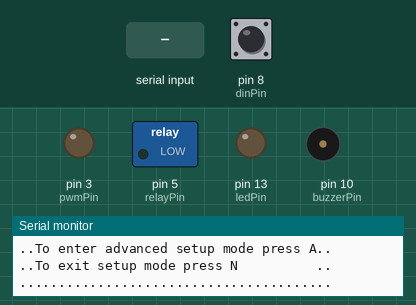
Recording of a sketch running on a simulated Arduino Uno, built with avr-gcc and run on an emulated ATmega328P. On the bench: switched loads named in the sketch (green lamp = pin HIGH), output pins drawn as LEDs (lit = HIGH), buzzer (waves = sounding, pin HIGH), the last lines printed to the serial monitor. The inputs (shaded band) are chosen by the test bench; at power-on: pin 8 (dinPin) HIGH. EEPROM starts erased.

Above: at 1.5 s.
1.6 s: pin 8 (dinPin) pulled LOW for 0.15 s
At 2.0 s:
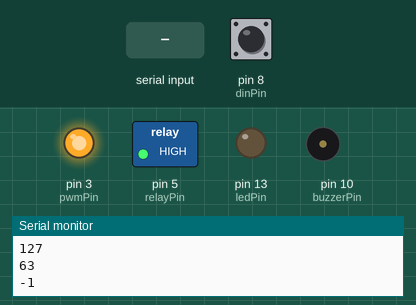
3.6 s: "A\n" received over Serial
At 5.1 s:
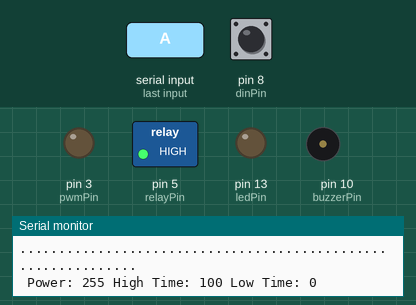
5.4 s: byte 110 (110) received over Serial
At 6.2 s:
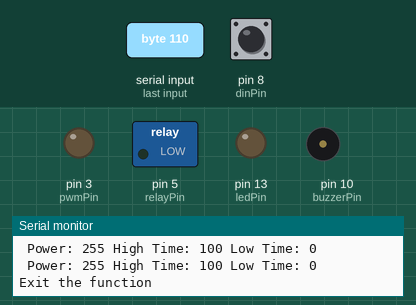
8.4 s: byte 13 (13) received over Serial
At 9.8 s:
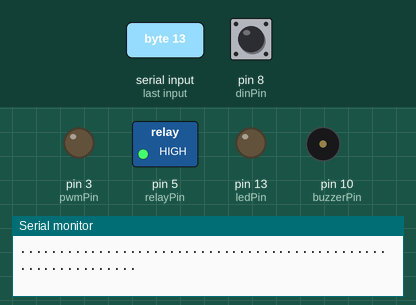
Timing chart, 0 to 11.4 s (numbered marks = the images above; inputs shaded):
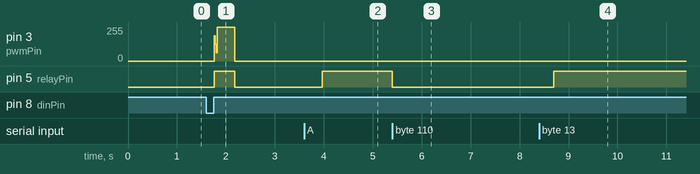

Measured:
- after the input at 1.6 s, pin 3 (pwmPin): 0/255 → 255/255 after 0.16 s, → 0/255 0.42 s later; pin 5 (relayPin): LOW → HIGH after 0.16 s, → LOW 0.42 s later
- after the input at 3.6 s, pin 5 (relayPin): LOW → HIGH after 0.37 s
- after the input at 5.4 s, pin 5 (relayPin): HIGH → LOW at once
- after the input at 8.4 s, pin 5 (relayPin): LOW → HIGH after 0.30 s

The sketch:

dinamic_limiter.ino
```cpp
bool setupModeActive = 0;

int pwmSetup = 255;

unsigned long lowModeSetup = 50;


#include <EEPROM.h>
#include <Arduino.h>


int dinPin = 8;
int ledPin = 13;
int relayPin = 5;
int buzzerPin = 10;
int pwmPin = 3;
int resetPin = 11;


int pwmConfig;
int pwmReduce;
long configDelay;
long configDelay1;


int ledState = LOW;

int pwmPower = 255;

bool switchMode = 0;

bool eepromCheck = 0;
int configPwm = 0;
unsigned long configDelayLow = 0;
unsigned long configDelayHigh = 0;

bool signalPath[9] = {0, 0, 0, 0, 0, 0, 0, 0};
bool overSpeedMode = 0;
bool slowDownMode = 0;
bool relayState = 0;

unsigned long signalTimeSet = 0;
unsigned long signalDelay = 10;
unsigned long offTime = 400;
unsigned long blinkTimeSet = 0;
unsigned long blinkInterval;
unsigned long blinkTimeHigh = 1500;
unsigned long blinkTimeLow = 1500;
unsigned long overSpeedTimeSet = 0;
unsigned long slowDownTime = 100;
unsigned long overSpeedTime = 0;
unsigned long pwmTimeSet = 0;
unsigned long pwmInterval = 20;
unsigned long pwmDelay = 0;
unsigned long pwmDelaySet = 0;

void setup() {
  // put your setup code here, to run once:
  digitalWrite(resetPin,HIGH);
  delay(200);
  Serial.begin(9600);
  Serial.setTimeout(10);
  pinMode(dinPin, INPUT_PULLUP);
  pinMode(ledPin, OUTPUT);
  pinMode(buzzerPin, OUTPUT);
  pinMode(relayPin, OUTPUT);
  digitalWrite(relayPin, LOW);

  Serial.println(F("bootUp"));
  bootUp();
  setPwmFrequency(3, 128);

}

void loop() {
  // put your main code here, to run repeatedly:

  setupMode(); // კონფიგურაციის რეჟიმი

  //setupModeTest();

  readSignal(); // ციფრულ შესასვლელზე dinPin ზე შემოსული სიგნალის წაკითხვა - შეერთებულია ტელტონიკაზე

  //printArray(); // სიგნალების ერრის დაბეჭდვა ბოლო რვა მონაცემის

  overSpeed(); // გადამოწმება თუ ტელტონიკა მუშაობს სწორედ და გადაჭარბების სიგნალი მოდის

  //blinkLed(); // თუ სიჩქარის გადაჭარბება დაფიქსირდა ჩართოს ბიპერი და ლედ ნათურა

  slowDown(); // სიჩქარის შენელება 15 წამის შემდგომ

}

void(* resetFunc) (void) = 0;


void bootUp() {

  Serial.println(F("Booting Up"));
  EEPROMCheck();
  if ( eepromCheck ) {

    configPwm = EEPROMReadint(0);
    configDelayLow = EEPROMReadlong(2);
    configDelayHigh = EEPROMReadlong(6);
    pwmReduce = (255 - configPwm) / 4 ;
    Serial.println(configPwm);
    Serial.println(configDelayLow);
    Serial.println(configDelayHigh);
    Serial.println(pwmReduce);
    Serial.println(F("Bootup Procces Succsesful!"));

  }

  else {

    Serial.println(F("Bootup Procces Failed!"));
    Serial.println(F("Configuring Default Mode!"));
    defaultMode();

  }

}

void defaultMode() {

  configPwm = 130;
  configDelayLow = 50;
  configDelayHigh = 50;
  pwmReduce = 25;
  Serial.println(F("Default Mode Configured!"));

}

void reboot() {
  Serial.println(F("restart Device"));
  resetFunc();
  digitalWrite(resetPin, LOW);
  delay(200);
  Serial.println(F("this never happens"));
}

//  Configuration Mode


void setupMode() {

  if ( Serial && setupModeActive != 1) {
    Serial.println(F("........................................"));
    Serial.println(F("..You entered the setup mode!         .."));
    Serial.println(F("..to Enter Easy Setup Mode Press ENTER.."));
    Serial.println(F("..To enter advanced setup mode press A.."));
    Serial.println(F("..To exit setup mode press N          .."));
    Serial.println(F("........................................"));


    setupModeActive = 1;

  }

  if (!Serial) {
    setupModeActive = 0;
  }


  if (Serial.available()) {
    int j = Serial.read();

    switch ( j ) {
      case 110:
        Serial.println(F("Exit the function"));
        break;

      case 78:
        Serial.println(F("Exit the function"));
        break;

      case 13:
        Serial.println(F("You Entered Easy Setup Mode"));
        easySetup();
        pwmPower = 255;
        break;

      case 65:
        Serial.println(F("You Entered Advanced Setup Mode"));
        advancedSetup();
        pwmPower = 255;
        break;

      case 97:
        Serial.println(F("You Entered Advanced Setup Mode"));
        advancedSetup();
        pwmPower = 255;
        break;

      default:
        Serial.println(F("You Entered Incorrect Charecter"));
        break;

    }
  }
}


void advancedSetup() {
  Serial.println(F(".............................................................."));
  Serial.println(F("..You Entered Advanced Setup Mode                           .."));
  Serial.println(F("..For Lowering Engine Power press L for higening press H    .."));
  Serial.println(F("..For Lowering Engine Power press L for higening press H    .."));
  Serial.println(F("..Press Enter To Save The Setup Or Press N To Exit The Setup.."));
  Serial.println(F(".............................................................."));

  int power = 100;

  int pwmValue = 255;

  bool active = 0;

  while ( active == 0 ) {


    engineTest( pwmValue , (100 - power) , power );
    digitalWrite(relayPin , HIGH);

    if ( Serial.available() ) {

      int i = Serial.read();

      switch ( i ) {
        case 100:
          power -= 1;
          break;

        case 68:
          power -= 1;
          break;

        case 97:
          power += 1;
          break;

        case 65:
          power += 1;
          break;

        case 83:
          pwmValue -= 1;
          break;

        case 115:
          pwmValue -= 1;
          break;

        case 87:
          pwmValue += 1;
          break;

        case 119:
          pwmValue += 1;
          break;
      }

      if ( power < 1 ) {
        power = 1;
      }

      if ( power > 100 ) {
        power = 100;
      }

      if ( pwmValue < 1 ) {
        pwmValue = 1;
      }

      if ( pwmValue > 255 ) {
        pwmValue = 255;
      }

      Serial.print(F(" Power: "));
      Serial.print(pwmValue);
      Serial.print(F(" High Time: "));
      Serial.print(power);
      Serial.print(F(" Low Time: "));
      Serial.println((100 - power));


      switch ( i ) {
        case 110:
          Serial.println(F("Exit the function"));
          engineTest( 0 , 100 , 0 );
          digitalWrite(relayPin , LOW);
          active = 1;
          break;

        case 78:
          Serial.println(F("Exit the function"));
          engineTest( 0 , 100 , 0 );
          digitalWrite(relayPin , LOW);
          active = 1;
          break;

        case 13:
          Serial.println(F("PWM power saved, entering next stage"));
          engineTest( 0 , 100 , 0 );
          digitalWrite(relayPin , LOW);
          saveConfiguration( pwmValue , 100 - power , power );
          active = 1;
          break;
      }
    }
  }
}


void easySetup() {
  Serial.println(F(".............................................................."));
  Serial.println(F("..You Entered Easy Setup Mode                               .."));
  Serial.println(F("..For Lowering Engine Power press L for higening press H    .."));
  Serial.println(F("..Press Enter To Save The Setup Or Press N To Exit The Setup.."));
  Serial.println(F(".............................................................."));

  int power = 100;

  bool active = 0;

  while ( active == 0 ) {


    engineTest( 120 , (100 - power) , power );
    digitalWrite(relayPin , HIGH);

    if ( Serial.available() ) {

      int i = Serial.read();

      switch ( i ) {
        case 83:
          power -= 1;
          break;

        case 115:
          power -= 1;
          break;

        case 87:
          power += 1;
          break;

        case 119:
          power += 1;
          break;
      }

      if ( power <= 1 ) {
        power = 1;
      }

      if ( power > 100 ) {
        power = 100;
      }

      Serial.print( power );
      Serial.println(F( " % " ));

      switch ( i ) {
        case 110:
          Serial.println(F("Exit the function"));
          engineTest( 0 , 100 , 0 );
          digitalWrite(relayPin , LOW);
          active = 1;
          break;

        case 78:
          Serial.println(F("Exit the function"));
          engineTest( 0 , 100 , 0 );
          digitalWrite(relayPin , LOW);
          active = 1;
          break;

        case 13:
          Serial.println(F("PWM power saved, entering next stage"));
          engineTest( 0 , 100 , 0 );
          digitalWrite(relayPin , LOW);
          saveConfiguration( 120 , 100 - power , power );
          active = 1;
          break;
      }
    }
  }
}


void engineTest( int power, long delayLow, long delayHigh ) {

  if ( millis() > ( pwmDelaySet + pwmDelay )) {
    pwmDelaySet = millis();

    if ( pwmPower > 0 ) {
      pwmPower = 0;
      pwmDelay = delayLow;
    }

    else {
      pwmPower = power;
      pwmDelay = delayHigh;
    }

    analogWrite(pwmPin, pwmPower);

  }
}

//  Configuration Mode End


//  EEPROM CODE

void saveConfiguration( int value1 , long value2 , long value3 ) {
  EEPROMWriteint( 0 , value1);
  EEPROMWritelong( 2 , value2);
  EEPROMWritelong( 6 , value3);

  EEPROMCheck();

  int checkOne = EEPROMReadint( 0 );
  long checkTwo = EEPROMReadlong( 2 );
  long checkThree = EEPROMReadlong( 6 );

  if ( checkOne == value1 && checkTwo == value2 && checkThree && eepromCheck ) {

    Serial.println("Write Succsesful");
    reboot();
  }

  else {
    Serial.println("ERROR");
    Serial.println("Rebooting Device");

    Serial.println("No Configuration Saved");
    Serial.println("Please Try Again Later");

    reboot();

  }
}


void EEPROMCheck() {
  //Print length of data to run CRC on.
  Serial.print("EEPROM length: ");
  Serial.println(EEPROM.length());

  //Print the result of calling eeprom_crc()
  Serial.print("CRC32 of EEPROM data: 0x");
  Serial.println(eeprom_crc(), HEX);
  Serial.print("CRC32 of EEPROM data in Decimal: ");
  Serial.println(eeprom_crc());

  int address = EEPROM.length() - 4;
  unsigned long calc = eeprom_crc();
  Serial.println(calc);
  EEPROMWritelong( address , eeprom_crc() );

  unsigned long check = EEPROMReadlong( address );
  Serial.println(check);

  if ( check == calc ) {
    Serial.println("EEPROM CHECK");
    eepromCheck = 1;
  }
  else {
    Serial.println("EEPROM DATA CORRUPTED");
    eepromCheck = 0;
    Serial.println("No Configuration Saved");
    Serial.println("Please Try Again Later");
    Serial.println("Setup Default Mode");
  }
}

//This function will write a 2 byte (16bit) long to the eeprom at
//the specified address to address + 2.
void EEPROMWriteint(int address, int value)
{
  //Decomposition from a long to 2 bytes by using bitshift.
  //One = Most significant -> Four = Least significant byte
  byte four = (value & 0xFF);
  byte three = ((value >> 8) & 0xFF);
  //      byte two = ((value >> 16) & 0xFF);
  //      byte one = ((value >> 24) & 0xFF);

  //Write the 2 bytes into the eeprom memory.
  EEPROM.write(address, four);
  EEPROM.write(address + 1, three);
  //      EEPROM.write(address + 2, two);
  //      EEPROM.write(address + 3, one);
}

//This function will return a 4 byte (32bit) long from the eeprom
//at the specified address to address + 3.
int EEPROMReadint(int address)
{
  //Read the 4 bytes from the eeprom memory.
  //      int four = EEPROM.read(address);
  //      int three = EEPROM.read(address + 1);
  int two = EEPROM.read(address);
  int one = EEPROM.read(address + 1);

  //Return the recomposed long by using bitshift.
  return ((two << 0) & 0xFF) + ((one << 8) & 0xFFFF);
}

unsigned long EEPROMReadlong(int address)
{
  //Read the 4 bytes from the eeprom memory.
  long four = EEPROM.read(address);
  long three = EEPROM.read(address + 1);
  long two = EEPROM.read(address + 2);
  long one = EEPROM.read(address + 3);

  //Return the recomposed long by using bitshift.
  return ((four << 0) & 0xFF) + ((three << 8) & 0xFFFF) + ((two << 16) & 0xFFFFFF) + ((one << 24) & 0xFFFFFFFF);
}

//This function will write a 4 byte (32bit) long to the eeprom at
//the specified address to address + 3.
void EEPROMWritelong(int address, unsigned long value)
{
  //Decomposition from a long to 4 bytes by using bitshift.
  //One = Most significant -> Four = Least significant byte
  byte four = (value & 0xFF);
  byte three = ((value >> 8) & 0xFF);
  byte two = ((value >> 16) & 0xFF);
  byte one = ((value >> 24) & 0xFF);

  //Write the 4 bytes into the eeprom memory.
  EEPROM.write(address, four);
  EEPROM.write(address + 1, three);
  EEPROM.write(address + 2, two);
  EEPROM.write(address + 3, one);
}

unsigned long eeprom_crc(void) {

  const unsigned long crc_table[16] = {
    0x00000000, 0x1db71064, 0x3b6e20c8, 0x26d930ac,
    0x76dc4190, 0x6b6b51f4, 0x4db26158, 0x5005713c,
    0xedb88320, 0xf00f9344, 0xd6d6a3e8, 0xcb61b38c,
    0x9b64c2b0, 0x86d3d2d4, 0xa00ae278, 0xbdbdf21c
  };

  unsigned long crc = ~0L;

  for (int index = 0 ; index < (EEPROM.length() - 4)  ; ++index) {
    crc = crc_table[(crc ^ EEPROM[index]) & 0x0f] ^ (crc >> 4);
    crc = crc_table[(crc ^ (EEPROM[index] >> 4)) & 0x0f] ^ (crc >> 4);
    crc = ~crc;
  }
  return crc;
}


// EEPROM CODE END


void readSignal() {

  bool reading = !digitalRead(dinPin);

  if (( millis() - signalTimeSet) > signalDelay ) {

    signalTimeSet = millis();

    if ( reading == HIGH ) {
      addArray(1);
    }
    if ( reading == LOW ) {
      addArray(0);
    }
  }
}

void printArray() {

  for ( int i = 0 ; i < 8 ; i++ ) {
    if (i == 0) {
      Serial.println(signalPath[i]);
    }
    if (i != 0 ) {
      Serial.print(signalPath[i]);
    }
  }
}

void addArray(bool x) {

  for ( int i = 0; i < 8 ; i++ ) {
    if ( i != 7 ) {
      signalPath[i] = signalPath[i + 1];
    }
    if ( i == 7 ) {
      signalPath[i] = x;
    }
  }
}

void overSpeed() {

  int chek = 0;
  for ( int i = 0; i < 8 ; i++ ) {
    chek += (int)signalPath[i];
  }

  if ( chek > 5 ) {
    overSpeedMode = 1;
    overSpeedTimeSet = millis();
  }
  if ( chek <= 5 && (millis() - overSpeedTimeSet) > offTime ) {
    overSpeedMode = 0;
  }

  if ( overSpeedMode == 1 && overSpeedTime == 0 ) {
    overSpeedTime = millis();
  }
  if ( overSpeedMode == 0 ) {
    overSpeedTime = 0;
  }

}

void blinkLed() {

  if ( overSpeedMode == 1 ) {


    if (millis() > blinkTimeSet + blinkInterval ) {
      // save the last time you blinked the LED
      blinkTimeSet = millis();

      // if the LED is off turn it on and vice-versa:
      if (ledState == LOW ) {
        blinkInterval = blinkTimeHigh;
        ledState = HIGH;
        tone(buzzerPin, 1000);
      } else {
        blinkInterval = blinkTimeLow;
        ledState = LOW;
        noTone(buzzerPin);
      }

      // set the LED with the ledState of the variable:
      digitalWrite(ledPin, ledState);
    }
  }

  else {
    digitalWrite(ledPin, LOW);
    noTone(buzzerPin);
  }

}

void slowDown() {

  if ( overSpeedMode == 1 && millis() > slowDownTime + overSpeedTime ) {


    if (millis() > pwmInterval + pwmTimeSet && pwmPower > configPwm) {

      pwmTimeSet = millis();

      relayState = HIGH;
      digitalWrite(relayPin, relayState);

      if (pwmPower > configPwm) {
        pwmPower -= pwmReduce;
      }
      if (pwmPower <= configPwm) {
        pwmPower = configPwm;
      }

      analogWrite(pwmPin, pwmPower);
      Serial.println(pwmPower);
    }


    if (millis() > (pwmDelay + pwmDelaySet) && pwmPower <= configPwm) {

      pwmDelaySet = millis();

      if ( pwmPower == configPwm ) {
        pwmPower = 0;
        pwmDelay = configDelayLow;
        Serial.println(" pwm 0 ");
      }
      else {
        pwmPower = configPwm;
        pwmDelay = configDelayHigh;
        Serial.println(" pwm : ");
        Serial.print(pwmPower);
      }


      analogWrite(pwmPin, pwmPower);
    }
  }

  if ( overSpeedMode == 0 ) {
    pwmDelay = configDelayHigh;
    digitalWrite(relayPin, LOW);
    analogWrite(pwmPin, 0);
    pwmPower = 255;
  }
}


void setPwmFrequency(int pin, int divisor) {
  byte mode;
  if (pin == 5 || pin == 6 || pin == 9 || pin == 10) {
    switch (divisor) {
      case 1: mode = 0x01; break;
      case 8: mode = 0x02; break;
      case 64: mode = 0x03; break;
      case 256: mode = 0x04; break;
      case 1024: mode = 0x05; break;
      default: return;
    }
    if (pin == 5 || pin == 6) {
      TCCR0B = TCCR0B & 0b11111000 | mode;
    } else {
      TCCR1B = TCCR1B & 0b11111000 | mode;
    }
  } else if (pin == 3 || pin == 11) {
    switch (divisor) {
      case 1: mode = 0x01; break;
      case 8: mode = 0x02; break;
      case 32: mode = 0x03; break;
      case 64: mode = 0x04; break;
      case 128: mode = 0x05; break;
      case 256: mode = 0x06; break;
      case 1024: mode = 0x07; break;
      default: return;
    }
    TCCR2B = TCCR2B & 0b11111000 | mode;
  }
}


/* dump
  void runMode() {

  Serial.println(F("Running engine on given pwm"));
  Serial.println(F("For Lowering PWM press L for higening press H (unit is 5)"));
  Serial.println(F("Press enter to save the setup or press n to exit the setup"));


  int active = 0;

  while ( active == 0 ) {


    if ( Serial.available() ) {

      int i = Serial.read();

      switch ( i ) {
        case 108:
          pwmSetup -= 5;
          break;

        case 76:
          pwmSetup -= 5;
          break;

        case 104:
          pwmSetup += 5;
          break;

        case 72:
          pwmSetup += 5;
          break;
      }

      if ( pwmSetup <= 5 ) {
        pwmSetup = 5;
      }

      if ( pwmSetup > 255 ) {
        pwmSetup = 255;
      }

      Serial.println(pwmSetup);

      switch ( i ) {
        case 110:
          Serial.println(F("Exit the function"));
          active = 1;
          break;

        case 78:
          Serial.println(F("Exit the function"));
          active = 1;
          break;

        case 13:
          Serial.println(F("PWM power saved, entering next stage"));
          lowRunMode();
          active = 2;
          break;
      }
    }
  }
  }

  void lowRunMode() {
  Serial.println(F("Running engine on Pwm Low Mode"));
  Serial.println(F("For Lowering engine Low Mode press L for higening press H (unit is 5)"));
  Serial.println(F("Press enter to save the setup or press n to exit the setup"));

  int active = 0;

  while ( active == 0 ) {

    if ( Serial.available() ) {
      int i = Serial.read();

      switch ( i ) {
        case 108:
          lowModeSetup -= 1;
          break;

        case 76:
          lowModeSetup -= 1;
          break;

        case 104:
          lowModeSetup += 1;
          break;

        case 72:
          lowModeSetup += 1;
          break;
      }

      if ( lowModeSetup <= 5 ) {
        lowModeSetup = 5;
      }

      if ( lowModeSetup > 150 ) {
        lowModeSetup = 150;
      }

      Serial.println(lowModeSetup);

      if ( i == 110 ) {
        Serial.println(F("Exit the function"));
        active = 1;
      }

      if ( i == 13 ) {
        Serial.println(F("Low Mode Setup saved"));

        Serial.println(F("To finish setup please press enter to exit from setup mode press n"));
        while ( !Serial.available() ) {
          ;
        }

        int j = Serial.read();

        if ( j == 110 ) {
          Serial.println(F("exitign Setup Mode"));
          // gamosvla kodidan
        }

        if ( j == 13 ) {
          Serial.println(F("Setup finished sucsessfuly"));
          Serial.println(F("wait for saving data and rebooting"));
          // gagrdzeleba kodissssssssssssssssssssssssssssssssssssss
        }

        active = 2;
      }

    }

    // dzravis martvis kodi

  }
  }


  boolean setupModeTest() {

  lable1:


  if (Serial && setupModeActive != 1) {
    Serial.println(F("You entered the setup mode!"));
    Serial.println(F("to Enter Easy Setup Mode Press ENTER"));
    Serial.println(F("To enter advanced setup mode press A"));
    Serial.println(F("To exit setup mode press N"));

    setupModeActive = 1;
  }


  if (Serial.available()) {
    int j = Serial.read();

    switch ( j ) {
      case 110:
        Serial.println(F("Exit the function"));
        return 0;
        break;
      case 78:
        Serial.println(F("Exit the function"));
        return 0;
        break;
      case 13:
        Serial.println(F("You Entered Simple Setup Mode"));
        easySetup();
        break;
      case 65:
        Serial.println(F("You Entered Advanced Setup Mode"));
        break;
      case 97:
        Serial.println(F("You Entered Advanced Setup Mode"));
        break;
      default:
        Serial.println(F("You Entered Incorrect Charecter"));
        goto lable1;
        break;
    }

  lable2:

    Serial.println(F("Please enter pwm power value and press enter"));
    Serial.println(F("Value range is between 5 and 255"));

    int c = 0;

    String val = "";

  lable:

    while (!Serial.available()) {
      ;
    }

    int i = Serial.read();

    if ( i < 48 || i > 57 ) {
      Serial.println(F("You Entered Incorrect Value Please Try Again"));
      goto lable2;
    }

    char k = (char)i;

    Serial.print(k);

    if ( c < 3 ) {
      val += k;
      c++;
      if ( c < 3 ) {
        goto lable;
      }
    }

    int a = val.toInt();

    if ( !(a >= 5) || !(a <= 255) ) {
      Serial.println(F("you entered incorrect value"));
      goto lable2;
    }

    Serial.println("");
    Serial.print(F("You entered : "));
    Serial.println(val);

  lable3:

    Serial.println(F("If you wish to continue press Enter"));
    Serial.println(F("To Exit Setup Function Press N"));


    while (!Serial.available()) {
      ;
    }

    i = Serial.read();


    switch (i) {
      case 13:
        Serial.println(F("Saving given value"));
        pwmSetup = a;
        runMode();
        break;

      case 78:
        Serial.println(F("Full exit from Setup Mode"));
        break;

      case 110:
        Serial.println(F("Full exit from Setup Mode"));
        break;

      default: {
          Serial.println(F("You Entered Incorrect Value"));
          setupModeActive = 0;
          goto lable3;
          break;
        }
    }
  }
  }

*/
```
